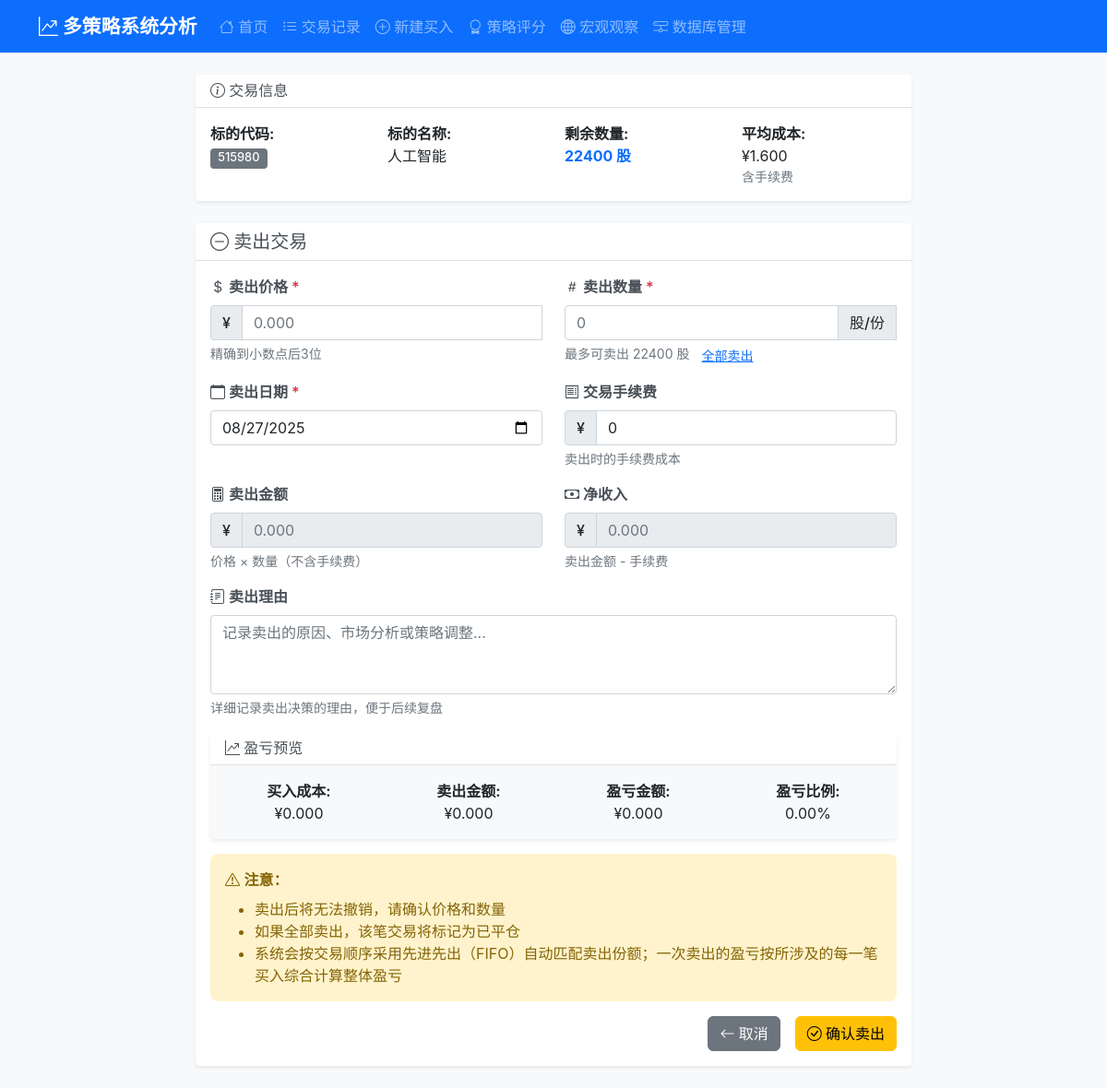
Screenshot of /add_sell/204 with the database file from the repository.
### tables this page shows
CREATE TABLE trades (
                id INTEGER PRIMARY KEY AUTOINCREMENT,
                symbol_code TEXT NOT NULL,
                symbol_name TEXT NOT NULL,
                open_date DATE NOT NULL,
                close_date DATE,
                status TEXT DEFAULT 'open',  -- open: 持仓中, closed: 已平仓
                total_buy_amount DECIMAL(15,3) DEFAULT 0,
                total_buy_quantity INTEGER DEFAULT 0,
                total_sell_amount DECIMAL(15,3) DEFAULT 0,
                total_sell_quantity INTEGER DEFAULT 0,
                remaining_quantity INTEGER DEFAULT 0,
                total_profit_loss DECIMAL(15,3) DEFAULT 0,
                total_profit_loss_pct DECIMAL(8,4) DEFAULT 0,
                holding_days INTEGER DEFAULT 0,
                created_at TIMESTAMP DEFAULT CURRENT_TIMESTAMP,
                updated_at TIMESTAMP DEFAULT CURRENT_TIMESTAMP
            , strategy TEXT DEFAULT "trend", trade_log TEXT, deleted_at TIMESTAMP, deleted_reason TEXT, strategy_id INTEGER, is_deleted INTEGER DEFAULT 0, delete_date TIMESTAMP, delete_reason TEXT, operator_note TEXT, total_gross_profit DECIMAL(15,3) DEFAULT 0, total_net_profit DECIMAL(15,3) DEFAULT 0, total_net_profit_pct DECIMAL(8,4) DEFAULT 0, total_buy_fees DECIMAL(15,3) DEFAULT 0, total_sell_fees DECIMAL(15,3) DEFAULT 0, total_fees DECIMAL(15,3) DEFAULT 0, total_fee_ratio_pct DECIMAL(8,4) DEFAULT 0);

### routes/trading_routes.py (the view, shortened to what this page needs)
@trading_bp.route('/add_sell/<int:trade_id>', methods=['GET', 'POST'])
def add_sell(trade_id):
    if request.method == 'GET':
        try:
            trading_service = TradingService(current_app.db_service)
            trade = trading_service.get_trade_by_id(trade_id)
            if not trade:
                return redirect(url_for('trading.trades'))
            db = current_app.db_service
            row = db.execute_query(
                """
                SELECT COALESCE(SUM(price * quantity), 0) AS gross_buy,
                       COALESCE(SUM(quantity), 0) AS qty
                FROM trade_details
                WHERE trade_id = ? AND transaction_type = 'buy' AND is_deleted = 0
                """,
                (trade_id,),
                fetch_one=True,
            )
            gross_buy = row['gross_buy'] if row else 0
            qty = row['qty'] if row else 0
            avg_buy_price_ex_fee = float(gross_buy) / float(qty) if qty else 0.0
            return render_template('add_sell.html', trade=trade, avg_buy_price_ex_fee=avg_buy_price_ex_fee)
        except Exception as e:
            current_app.logger.error(f"卖出页面加载失败: {str(e)}")
            return redirect(url_for('trading.trades'))

### services/database_service.py (called while the page is built)
    def execute_query(self, query: str, params: tuple = (), fetch_one: bool = False, fetch_all: bool = True) -> Any:
        with self.get_connection() as conn:
            cursor = conn.cursor()
            cursor.execute(query, params)
            if query.strip().upper().startswith(('INSERT', 'UPDATE', 'DELETE')):
                conn.commit()
            if fetch_one:
                return cursor.fetchone()
            elif fetch_all:
                return cursor.fetchall()
            else:
                return cursor.lastrowid

### services/trading_service.py (called while the page is built)
    def get_trade_by_id(self, trade_id: int, include_deleted: bool = False) -> Optional[Dict[str, Any]]:
        query = "SELECT t.*, s.name as strategy_name FROM trades t LEFT JOIN strategies s ON t.strategy_id = s.id WHERE t.id = ?"
        params = [trade_id]
        if not include_deleted:
            query += " AND t.is_deleted = 0"
        trade = self.db.execute_query(query, tuple(params), fetch_one=True)
        return dict(trade) if trade else None

### templates/add_sell.html (shortened to what this page needs)
{% extends "base.html" %}
{% block content %}
    <div class="row justify-content-center">
        <div class="col-lg-8">
            <div class="card mb-4">
                <div class="card-header">
                    <h6 class="card-title mb-0">
                        <i class="bi bi-info-circle"></i> 交易信息
                    </h6>
                </div>
                <div class="card-body">
                    <div class="row">
                        <div class="col-md-3">
                            <strong>标的代码:</strong>
                            <br>
                            <span class="badge bg-secondary">{{ trade.symbol_code }}</span>
                        </div>
                        <div class="col-md-3">
                            <strong>标的名称:</strong>
                            <br>
                            {{ trade.symbol_name }}
                        </div>
                        <div class="col-md-3">
                            <strong>剩余数量:</strong>
                            <br>
                            <span class="text-primary fw-bold">{{ trade.remaining_quantity }} 股</span>
                        </div>
                        <div class="col-md-3">
                            <strong>平均成本:</strong>
                            <br>
                            ¥{{ "%.3f"|format(trade.total_buy_amount / trade.total_buy_quantity) }}
                            <small class="text-muted d-block">含手续费</small>
                        </div>
                    </div>
                </div>
            </div>
            <div class="card">
                <div class="card-header">
                    <h5 class="card-title mb-0">
                        <i class="bi bi-dash-circle"></i> 卖出交易
                    </h5>
                </div>
                <div class="card-body">
                    <form method="POST" class="needs-validation" novalidate>
                        <div class="row">
                            <div class="col-md-6 mb-3">
                                <label for="price" class="form-label">
                                    <i class="bi bi-currency-dollar"></i> 卖出价格 <span class="text-danger">*</span>
                                </label>
                                <div class="input-group">
                                    <span class="input-group-text">¥</span>
                                    <input type="number"
                                           class="form-control"
                                           id="price"
                                           name="price"
                                           step="0.001"
                                           min="0.001"
                                           placeholder="0.000"
                                           required>
                                </div>
                                <div class="form-text">精确到小数点后3位</div>
                            </div>
                            <div class="col-md-6 mb-3">
                                <label for="quantity" class="form-label">
                                    <i class="bi bi-hash"></i> 卖出数量 <span class="text-danger">*</span>
                                </label>
                                <div class="input-group">
                                    <input type="number"
                                           class="form-control"
                                           id="quantity"
                                           name="quantity"
                                           min="1"
                                           max="{{ trade.remaining_quantity }}"
                                           placeholder="0"
                                           required>
                                    <span class="input-group-text">股/份</span>
                                </div>
                                <div class="form-text">
                                    最多可卖出 {{ trade.remaining_quantity }} 股
                                    <button type="button"
                                            class="btn btn-link btn-sm p-0 ms-2"
                                            onclick="setMaxQuantity()">全部卖出</button>
                                </div>
                            </div>
                        </div>
                        <div class="row">
                            <div class="col-md-6 mb-3">
                                <label for="transaction_date" class="form-label">
                                    <i class="bi bi-calendar"></i> 卖出日期 <span class="text-danger">*</span>
                                </label>
                                <input type="date"
                                       class="form-control"
                                       id="transaction_date"
                                       name="transaction_date"
                                       required>
                            </div>
                            <div class="col-md-6 mb-3">
                                <label for="transaction_fee" class="form-label">
                                    <i class="bi bi-receipt"></i> 交易手续费
                                </label>
                                <div class="input-group">
                                    <span class="input-group-text">¥</span>
                                    <input type="number"
                                           class="form-control"
                                           id="transaction_fee"
                                           name="transaction_fee"
                                           step="0.01"
                                           min="0"
                                           placeholder="0.00"
                                           value="0">
                                </div>
                                <div class="form-text">卖出时的手续费成本</div>
                            </div>
                        </div>
                        <div class="row">
                            <div class="col-md-6 mb-3">
                                <label class="form-label">
                                    <i class="bi bi-calculator"></i> 卖出金额
                                </label>
                                <div class="input-group">
                                    <span class="input-group-text">¥</span>
                                    <input type="text"
                                           class="form-control"
                                           id="sell_amount_display"
                                           readonly
                                           placeholder="0.000">
                                </div>
                                <div class="form-text">价格 × 数量（不含手续费）</div>
                            </div>
                            <div class="col-md-6 mb-3">
                                <label class="form-label">
                                    <i class="bi bi-cash"></i> 净收入
                                </label>
                                <div class="input-group">
                                    <span class="input-group-text">¥</span>
                                    <input type="text"
                                           class="form-control"
                                           id="net_amount_display"
                                           readonly
                                           placeholder="0.000">
                                </div>
                                <div class="form-text">卖出金额 - 手续费</div>
                            </div>
                        </div>
                        <div class="row">
                            <div class="col-md-12 mb-3">
                                <label for="sell_reason" class="form-label">
                                    <i class="bi bi-journal-text"></i> 卖出理由
                                </label>
                                <textarea class="form-control"
                                          id="sell_reason"
                                          name="sell_reason"
                                          rows="3"
                                          placeholder="记录卖出的原因、市场分析或策略调整..."></textarea>
                                <div class="form-text">详细记录卖出决策的理由，便于后续复盘</div>
                            </div>
                        </div>
                        <div class="card bg-light mb-3">
                            <div class="card-header">
                                <h6 class="card-title mb-0">
                                    <i class="bi bi-graph-up-arrow"></i> 盈亏预览
                                </h6>
                            </div>
                            <div class="card-body">
                                <div class="row text-center">
                                    <div class="col-md-3">
                                        <strong>买入成本:</strong>
                                        <br>
                                        <span id="buy_cost_display">¥0.000</span>
                                    </div>
                                    <div class="col-md-3">
                                        <strong>卖出金额:</strong>
                                        <br>
                                        <span id="sell_amount_preview">¥0.000</span>
                                    </div>
                                    <div class="col-md-3">
                                        <strong>盈亏金额:</strong>
                                        <br>
                                        <span id="profit_loss_amount">¥0.000</span>
                                    </div>
                                    <div class="col-md-3">
                                        <strong>盈亏比例:</strong>
                                        <br>
                                        <span id="profit_loss_pct">0.00%</span>
                                    </div>
                                </div>
                            </div>
                        </div>
                        <div class="alert alert-warning" role="alert">
                            <i class="bi bi-exclamation-triangle"></i>
                            <strong>注意：</strong>
                            <ul class="mb-0 mt-2">
                                <li>卖出后将无法撤销，请确认价格和数量</li>
                                <li>如果全部卖出，该笔交易将标记为已平仓</li>
                                <li>系统会按交易顺序采用先进先出（FIFO）自动匹配卖出份额；一次卖出的盈亏按所涉及的每一笔买入综合计算整体盈亏</li>
                            </ul>
                        </div>
                        <div class="d-grid gap-2 d-md-flex justify-content-md-end">
                            <a href="{{ url_for("trading.trades") }}"
                               class="btn btn-secondary me-md-2">
                                <i class="bi bi-arrow-left"></i> 取消
                            </a>
                            <button type="submit" class="btn btn-warning">
                                <i class="bi bi-check-circle"></i> 确认卖出
                            </button>
                        </div>
                    </form>
                </div>
            </div>
        </div>
    </div>
{% endblock %}

### static/css/style.css (style rules this page uses)
body { font-family: -apple-system, BlinkMacSystemFont, 'Segoe UI', Roboto, Oxygen, Ubuntu, Cantarell, sans-serif; background-color: #f8f9fa; }
.card { border: none; box-shadow: 0 0.125rem 0.25rem rgb(0 0 0 / 7.5%); transition: box-shadow 0.15s ease-in-out; }
.badge { font-size: 0.8rem; font-weight: 500; }
.btn { font-weight: 500; border-radius: 0.375rem; transition: all 0.15s ease-in-out; }
.card-header { background-color: #fff; border-bottom: 1px solid #dee2e6; font-weight: 600; }
.card-header .card-title { color: #495057; }
.form-label { font-weight: 600; color: #495057; margin-bottom: 0.5rem; }
.input-group-text { background-color: #e9ecef; border-color: #ced4da; font-weight: 500; }
.text-danger { color: #dc3545 !important; }
.alert { border: none; border-radius: 0.5rem; }
.alert-warning { background-color: #fff3cd; color: #856404; }

### rows the page displays
trades: symbol_code "515980", symbol_name "人工智能", remaining_quantity "22400", trade.total_buy_amount/trade.total_buy_quantity "1.600"
